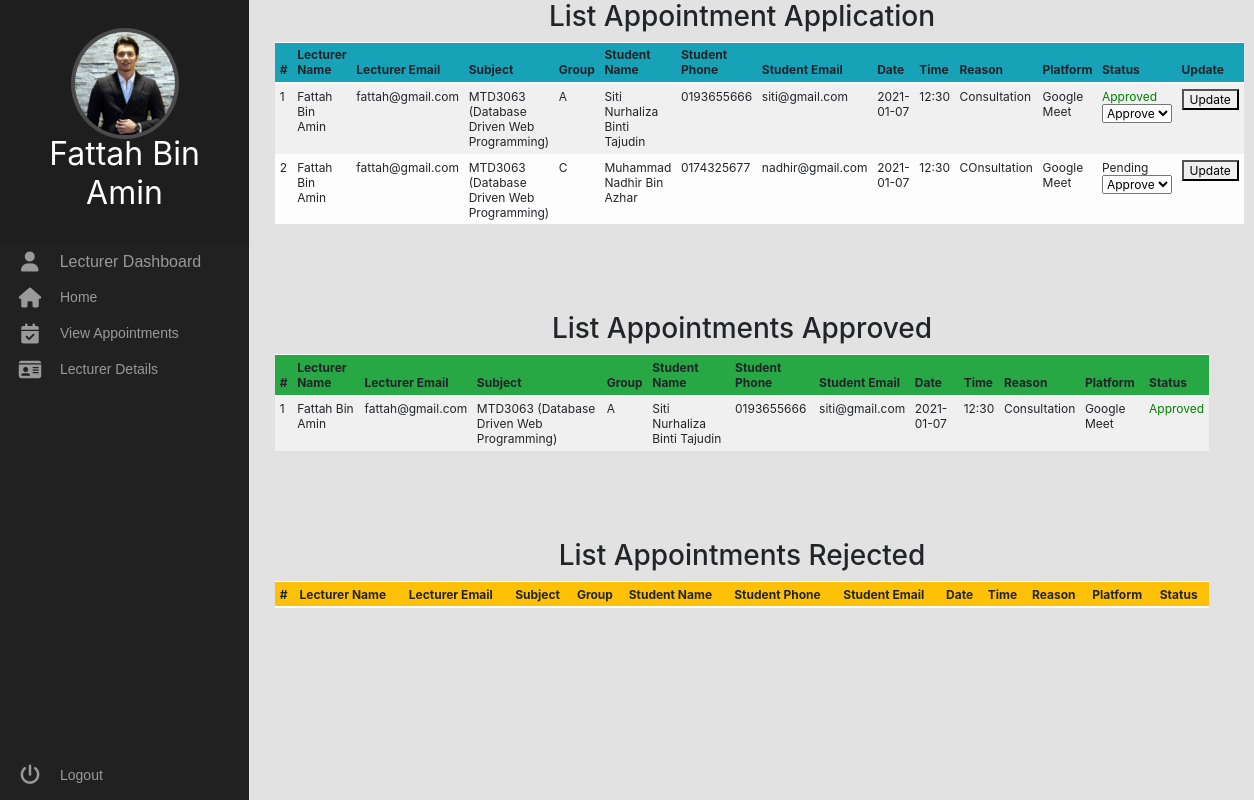
/lecturer/listappointment.php (signed in), run on the app's committed database.
### tables this page shows
CREATE TABLE `lecturer` (
  `id` int(11) NOT NULL,
  `name` varchar(25) NOT NULL,
  `email` varchar(25) NOT NULL,
  `password` varchar(8) NOT NULL,
  `profile` varchar(25) NOT NULL,
  `subject1` varchar(60) NOT NULL,
  `subject2` varchar(60) NOT NULL,
  `phone` varchar(12) NOT NULL,
  `role` varchar(10) NOT NULL
);

CREATE TABLE `booking` (
  `id` int(11) NOT NULL,
  `lecturername` varchar(40) NOT NULL,
  `lectureremail` varchar(25) NOT NULL,
  `subject` varchar(150) NOT NULL,
  `groupclass` varchar(2) NOT NULL,
  `studentname` varchar(40) NOT NULL,
  `studentphone` varchar(12) NOT NULL,
  `studentemail` varchar(25) NOT NULL,
  `date` varchar(15) NOT NULL,
  `time` varchar(30) NOT NULL,
  `reason` varchar(200) NOT NULL,
  `platform` varchar(50) NOT NULL,
  `status` varchar(20) NOT NULL DEFAULT '0'
);

### lecturer/listappointment.php (the view, shortened to what this page needs)
<?php include('dashboard.php'); ?>
<head>
  <link rel="stylesheet" href="../CSS/bootstrap.min.css" />
  <link rel="stylesheet" href="../CSS/style.css" />
</head>
<div class="main">
<div class = "container text-center">
<h3>List Appointment Application</h3>
			<div class = "d-flex table-data ">
			<table class ="table table-striped table-light table-sm text-sm">
				<thead class ="bg-info">
					<tr>
						<th>#</th>
						<th class="col-auto">Lecturer Name</th>
						<th class="col-auto">Lecturer Email</th>
						<th  class="col-md-auto">Subject</th>
                        <th  class="col-md-auto">Group</th>
                        <th>Student Name</th>
                        <th>Student Phone</th>
						<th>Student Email</th>
						<th>Date</th>
                        <th>Time</th>
                        <th>Reason</th>
						<th>Platform</th>
						<th>Status</th>
            			<th>Update</th>
					</tr>
				</thead>
			<?php
				$i = 0;
				$result1 = mysqli_query($mysqli, "SELECT * FROM booking WHERE lecturername ='$name'");
				while ($row = $result1->fetch_array()):
					$lecturername = $row['lecturername'];
                    $lectureremail = $row['lectureremail'];
                    $subject = $row['subject'];
                    $groupclass = $row['groupclass'];
                    $studentname = $row['studentname'];
					$studentphone = $row['studentphone'];
                    $studentemail = $row['studentemail'];
                    $date = $row['date'];
                    $time = $row['time'];
                    $reason = $row['reason'];
					$platform = $row['platform'];
					$status = $row['status'];
					if($row['status'] == "0"){
						$status2 = "Pending"; }
					elseif($row['status'] == "1"){
						$status2 =  "<span style='color:Green;'> Approved </span>"; }
					elseif($row['status'] == "2"){
						$status2 =  "<span style='color:Red;'> Rejected </span>"; }
			$i++;
			?>
			<form action = "updateStatus.php?id=<?php echo $row['id']?>" method = "POST">
					<tr>
						<td><?php echo $i; ?></td>
						<td><?php echo $lecturername; ?></td>
						<td><?php echo $lectureremail ?></td>
                        <td><?php echo $subject; ?></td>
                        <td><?php echo $groupclass; ?></td>
						<td><?php echo $studentname ?></td>
                        <td><?php echo $studentphone; ?></td>
                        <td><?php echo $studentemail; ?></td>
						<td><?php echo $date ?></td>
                        <td><?php echo $time; ?></td>
                        <td><?php echo $reason ?></td>
                        <td><?php echo $platform; ?></td>
						<td><?php echo $status2; ?>
						<select name="status" value="<?php echo $status ?>">
							<option value = "1">Approve</option>
						</select>
						</td>
						<td>
						<button type="submit" value="update">Update</button>
						</td>
					</tr>
			</form>
			<?php endwhile; ?>
			</table>
		</div>
		<?php
	$result = mysqli_query($mysqli, "SELECT * FROM booking WHERE lecturername ='$name' AND
    status LIKE '%1%'");
?>
<br><br><br>
<h3>List Appointments Approved</h3>
			<div class = "d-flex table-data ">
			<table class ="table table-striped table-light table-sm text-sm">
				<thead class ="bg-success">
					<tr>
						<th>#</th>
						<th class="col-auto">Lecturer Name</th>
						<th class="col-auto">Lecturer Email</th>
						<th  class="col-md-auto">Subject</th>
                        <th  class="col-md-auto">Group</th>
                        <th>Student Name</th>
                        <th>Student Phone</th>
						<th>Student Email</th>
						<th>Date</th>
                        <th>Time</th>
                        <th>Reason</th>
						<th>Platform</th>
						<th>Status</th>
					</tr>
				</thead>
			<?php
			$i = 0;
				while ($row = $result->fetch_array()):
					$lecturername = $row['lecturername'];
                    $lectureremail = $row['lectureremail'];
                    $subject = $row['subject'];
                    $groupclass = $row['groupclass'];
                    $studentname = $row['studentname'];
					$studentphone = $row['studentphone'];
                    $studentemail = $row['studentemail'];
                    $date = $row['date'];
                    $time = $row['time'];
                    $reason = $row['reason'];
					$platform = $row['platform'];
					if($row['status'] == "0"){
						$status2 = "Pending"; }
					elseif($row['status'] == "1"){
						$status2 =  "<span style='color:Green;'> Approved </span>"; }
					elseif($row['status'] == "2"){
						$status2 =  "<span style='color:Red;'> Rejected </span>"; }
			$i++;
			?>
					<tr>
						<td><?php echo $i; ?></td>
						<td><?php echo $lecturername; ?></td>
						<td><?php echo $lectureremail ?></td>
                        <td><?php echo $subject; ?></td>
                        <td><?php echo $groupclass; ?></td>
						<td><?php echo $studentname ?></td>
                        <td><?php echo $studentphone; ?></td>
                        <td><?php echo $studentemail; ?></td>
						<td><?php echo $date ?></td>
                        <td><?php echo $time; ?></td>
                        <td><?php echo $reason ?></td>
                        <td><?php echo $platform; ?></td>
						<td><?php echo $status2; ?></td>
					</tr>
				<?php endwhile; ?>
			</table>
		</div>
<br><br><br>
<h3>List Appointments Rejected</h3>
			<div class = "d-flex table-data ">
			<table class ="table table-striped table-light table-sm text-sm">
				<thead class ="bg-warning">
					<tr>
						<th>#</th>
						<th class="col-auto">Lecturer Name</th>
						<th class="col-auto">Lecturer Email</th>
						<th  class="col-md-auto">Subject</th>
                        <th  class="col-md-auto">Group</th>
                        <th>Student Name</th>
                        <th>Student Phone</th>
						<th>Student Email</th>
						<th>Date</th>
                        <th>Time</th>
                        <th>Reason</th>
						<th>Platform</th>
						<th>Status</th>
					</tr>
				</thead>
			</table>
		</div>

### lecturer/dashboard.php (shortened to what this page needs)
<html>
<head>
  <link rel="stylesheet" href="../CSS/bootstrap.min.css" />
  <link rel="stylesheet" href="../CSS/dashboard.css" />
  <link rel="stylesheet" href="../CSS/style.css" />
</head>
<?php
include_once("../config.php");
$result = mysqli_query($mysqli, "SELECT * FROM lecturer WHERE id= '".$_SESSION['id']."'");
while ($row = mysqli_fetch_array($result)) {
    $name = $row['name'];
    $profile = $row['profile'];
}
?>
  <body>
    <div class="area">
    <nav class="main-menu">
    <header class="avatar">
		<img src="profile/<?php echo $profile ?>" alt="">
    <h2><?php echo $name?></h2>
    </header>
            <i class="fa fa-user fa-2x"></i>
            <span class="nav-text">Lecturer Dashboard </span>
        <li>
          <a href="home.php">
            <i class="fa fa-home fa-2x"></i>
            <span class="nav-text"> Home </span>
          </a>
        </li>
        <li class="has-subnav">
          <a href="listappointment.php">
            <i class="fa fa-calendar-check fa-2x"></i>
            <span class="nav-text"> View Appointments </span>
          </a>
        </li>
        <li class="has-subnav">
          <a href="detail.php">
            <i class="fa fa-id-card fa-2x"></i>
            <span class="nav-text"> Lecturer Details </span>
          </a>
</li>
      <ul class="logout">
        <li>
          <a href="../index.html">
            <i class="fa fa-power-off fa-2x"></i>
            <span class="nav-text"> Logout </span>
          </a>
        </li>
      </ul>
    </nav>
  </body>
</html>

### CSS/dashboard.css (style rules this page uses)
body { background: #f8f8f8; }

### CSS/style.css (style rules this page uses)
.fa-2x { font-size: 2em; }
.fa { position: relative; display: table-cell; width: 60px; height: 36px; text-align: center; vertical-align: middle; font-size: 20px; color: #999; }
.main-menu { background: #212121; border-right: 1px solid #e5e5e5; position: absolute; top: 0; bottom: 0; height: 100%; left: 0; width: 250px; }
.main-menu > ul { margin: 7px 0; }
.main-menu li { position: relative; display: block; width: 250px; }
.main-menu li > a { position: relative; display: table; border-collapse: collapse; border-spacing: 0; color: #999; font-family: arial; font-size: 14px; text-decoration: none; }
.main-menu .nav-text { position: relative; display: table-cell; vertical-align: middle; width: 190px; font-family: "Titillium Web", sans-serif; color: #999; }
.main-menu > ul.logout { position: absolute; left: 0; bottom: 0; }
nav { -webkit-user-select: none; -moz-user-select: none; -ms-user-select: none; -o-user-select: none; user-select: none; }
nav ul, nav li { outline: 0; margin: 0; padding: 0; }
.area { float: left; background: #e2e2e2; width: 100%; height: 100%; }
.avatar { background: rgba(0, 0, 0, 0.1); padding: 2em 0.5em; text-align: center; }
img { width: 100px; border-radius: 50%; box-shadow: 0 0 0 4px rgba(255, 255, 255, 0.2); }
h2 { font-weight: normal; margin-bottom: 0; color: #fff; }
.main { margin-left: 230px; padding: 0px 30px; }

### lecturer/listappointment.php (style rules this page uses)
td { text-overflow: ellipsis; }
.table { font-size: 12px; }

### data on the page
lecturer: profile (picture), name "Fattah Bin Amin"
booking: lecturername "Fattah Bin Amin", lectureremail "fattah@gmail.com", subject "MTD3063 (Database Driven Web Programming)", groupclass "A", studentname "Siti Nurhaliza Binti Tajudin", studentphone "0193655666", studentemail "siti@gmail.com", date "2021-01-07", time "12:30", reason "Consultation", platform "Google Meet", shows "Approved", status "Approve"
booking: lecturername "Fattah Bin Amin", lectureremail "fattah@gmail.com", subject "MTD3063 (Database Driven Web Programming)", groupclass "C", studentname "Muhammad Nadhir Bin Azhar", studentphone "0174325677", studentemail "nadhir@gmail.com", date "2021-01-07", time "12:30", reason "COnsultation", platform "Google Meet", status "Pending", status "Approve"
